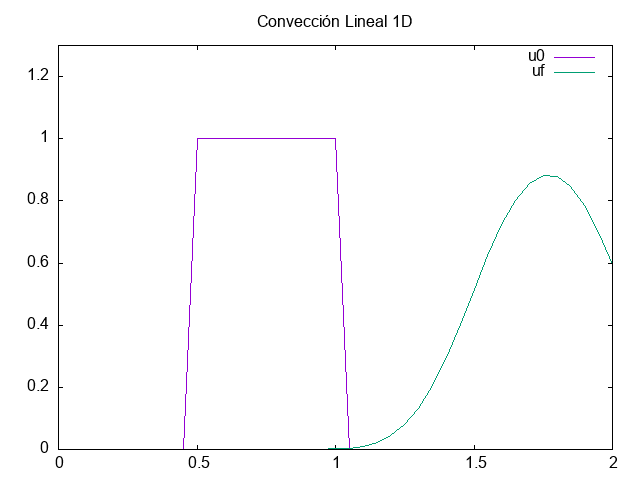

Source code (gnuplot):
set terminal png
set output 'grafica.png'
set title "Convección Lineal 1D"

set key autotitle columnhead
set datafile separator ","

set yrange[0:1.3]
set xrange[0:2]


plot "./build/data.csv" using 1:2 with lines,\
	"./build/data.csv" using 1:3 with lines

set terminal wxt persist
set output
replot